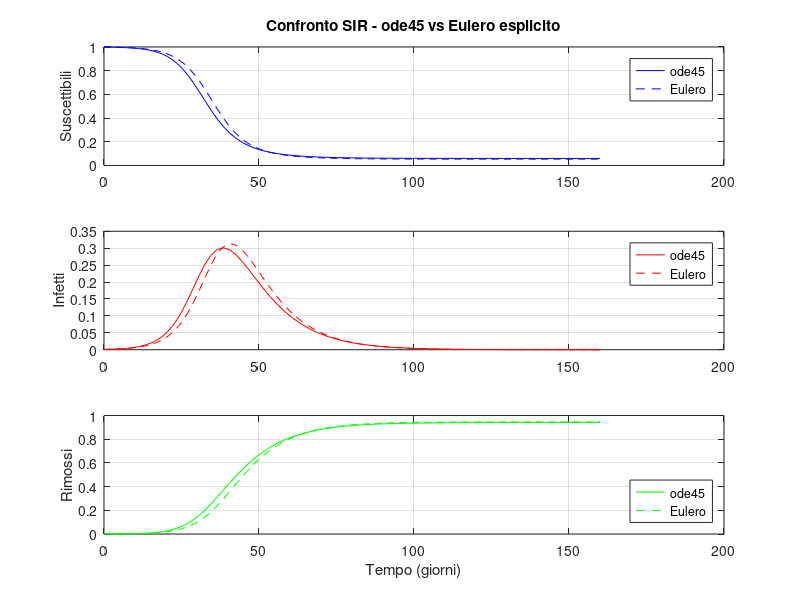

Recreate this plot in MATLAB.
% Simulazione del modello SIR con Eulero esplicito e ode45
clear all; close all; clc;

% Parametri del modello
beta = 0.3;     % Tasso di contagio
gamma = 0.1;    % Tasso di recupero

% Popolazione iniziale
N = 1;
I0 = 1e-3;
R0 = 0;
S0 = N - I0 - R0;

% Intervallo temporale
T = 160;            % Giorni
h = 1;              % Passo temporale per Eulero
t_euler = 0:h:T;
Nsteps = length(t_euler);

% Inizializzazione Eulero
S_euler = zeros(1, Nsteps); I_euler = zeros(1, Nsteps); R_euler = zeros(1, Nsteps);
S_euler(1) = S0; I_euler(1) = I0; R_euler(1) = R0;

% Eulero esplicito
for n = 1:Nsteps-1
    
    dS = -beta * S_euler(n) * I_euler(n);
    dI = beta * S_euler(n) * I_euler(n) - gamma * I_euler(n);
    dR = gamma * I_euler(n);

    S_euler(n+1) = S_euler(n) + h * dS;
    I_euler(n+1) = I_euler(n) + h * dI; 
    R_euler(n+1) = R_euler(n) + h * dR;
end

% ODE45 per confronto
sir_ode = @(t, y) [-beta*y(1)*y(2); beta*y(1)*y(2)-gamma*y(2); gamma*y(2)];
[t_ode, y_ode] = ode45(sir_ode, [0 T], [S0; I0; R0]);

% Plot confronto
figure;
subplot(3,1,1)
plot(t_ode, y_ode(:,1), 'b', t_euler, S_euler, 'b--');
ylabel('Suscettibili');
legend('ode45','Eulero','Location','northeast');
title('Confronto SIR - ode45 vs Eulero esplicito');
grid on;

subplot(3,1,2)
plot(t_ode, y_ode(:,2), 'r', t_euler, I_euler, 'r--');
ylabel('Infetti');
legend('ode45','Eulero','Location','northeast');
grid on;

subplot(3,1,3)
plot(t_ode, y_ode(:,3), 'g', t_euler, R_euler, 'g--');
xlabel('Tempo (giorni)');
ylabel('Rimossi');
legend('ode45','Eulero','Location','southeast');
grid on;
